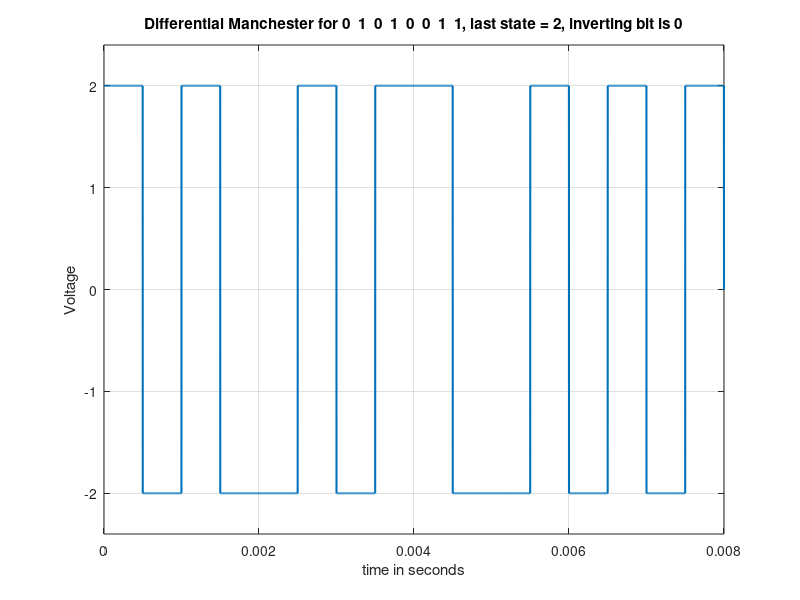

Write MATLAB code to recreate this figure.
clc;
clear all;
%RZ+I

bit_stream = [0 1 0 1 0 0 1 1];
no_bits = length(bit_stream); %no_bits= 8 
bit_rate = 1000; % 1 kbps
pulse_per_bit = 2; % for differential manchester
pulse_duration = 1/((pulse_per_bit)*(bit_rate)); 
no_pulses = no_bits*pulse_per_bit; % no_pulse=6=8*2=16

samples_per_pulse = 500;
fs = (samples_per_pulse)/(pulse_duration); %sampling frequency
% including pulse duration in sampling frequency
% ensures having enough samples in each pulse 
t = 0:1/fs:(no_pulses)*(pulse_duration); % sampling interval
% total duration = (no_pulse)*(pulse_duration)
no_samples = length(t); % total number of samples
dig_sig = zeros(1,no_samples);

max_voltage = +2;
min_voltage = -2;
inv_bit = 0; % inverting bit (in the lab sheet it is 1, but it should be 0)
last_state = max_voltage; %+v
inv_last_state = min_voltage; % inverse of last state, -v

for i = 1:no_bits
    j = (i-1)*2;
    if bit_stream(i) == 1
        dig_sig((j*(samples_per_pulse)+1):(j+1)*(samples_per_pulse)) = inv_last_state*ones(1,samples_per_pulse);
        dig_sig(((j+1)*(samples_per_pulse)+1):(j+2)*(samples_per_pulse)) = last_state*ones(1,samples_per_pulse);
    else
        dig_sig((j*(samples_per_pulse)+1):(j+1)*(samples_per_pulse)) = last_state*ones(1,samples_per_pulse);
        dig_sig(((j+1)*(samples_per_pulse)+1):(j+2)*(samples_per_pulse)) = inv_last_state*ones(1,samples_per_pulse);
        temp_cons = last_state; % temporary constant
        last_state = inv_last_state;
        inv_last_state = temp_cons;
    end
end

figure
plot(t,dig_sig,'linewidth',1.5)
grid on
xlabel('time in seconds')
ylabel('Voltage')
ylim([(min_voltage - (max_voltage)*0.2) (max_voltage+max_voltage*0.2)])
title(['Differential Manchester for ',num2str(bit_stream),', last state = ',num2str(last_state),', inverting bit is ',num2str(inv_bit),''])
